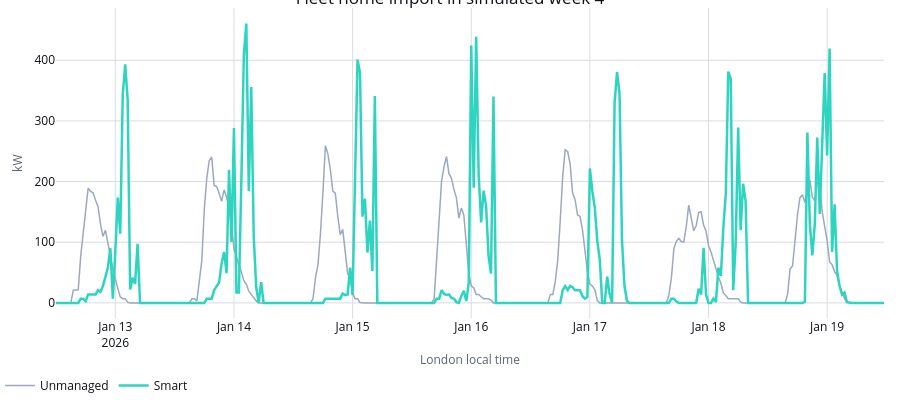

Notebook cell for this chart:
### Markdown cell above
One week in detail: the representative week (the one closest to the median), fleet home import
on both paths. The smart path's energy arrives in a few tall blocks at each night's cheapest
half-hours.

### Code cell
representative = base.fleet_world_intervals.query("world_id == @base.representative_world_id")
week_figure = go.Figure()
for path_id in ("normal", "selected"):
    rows = representative.query("path_id == @path_id").sort_values("slot_index")
    week_figure.add_trace(
        go.Scatter(
            x=rows["interval_start_utc"].dt.tz_convert(LONDON),
            y=rows["home_import_kw"].round(2),
            line={"color": PATH_STYLES[path_id]["color"], "width": PATH_STYLES[path_id]["width"]},
            name=PATH_LABELS[path_id],
        )
    )
week_figure.update_layout(
    title=f"Fleet home import in simulated week {base.representative_world_id}",
    xaxis_title="London local time",
    yaxis_title="kW",
)
apply_notebook_style(week_figure, height=400)

### Figure 1 — Plotly figure (JSON) as saved in the notebook; plotly's stock layout.template omitted (floating-point values rounded to 4 significant figures; data arrays with more than 128 entries replaced by an {"elided": "..."} marker saying what was removed)
{"data": [{"line": {"color": "#9AA9BF", "width": 1.5}, "name": "Unmanaged", "x": {"elided": "336 str values"}, "y": {"elided": "336 float values"}, "type": "scatter"}, {"line": {"color": "#2DD4BF", "width": 2.5}, "name": "Smart", "x": {"elided": "336 str values"}, "y": {"elided": "336 float values"}, "type": "scatter"}], "layout": {"title": {"text": "Fleet home import in simulated week 4"}, "xaxis": {"title": {"text": "London local time"}}, "yaxis": {"title": {"text": "kW"}}, "margin": {"b": 76}, "height": 400, "paper_bgcolor": "#FFFFFF", "plot_bgcolor": "#FFFFFF"}}
